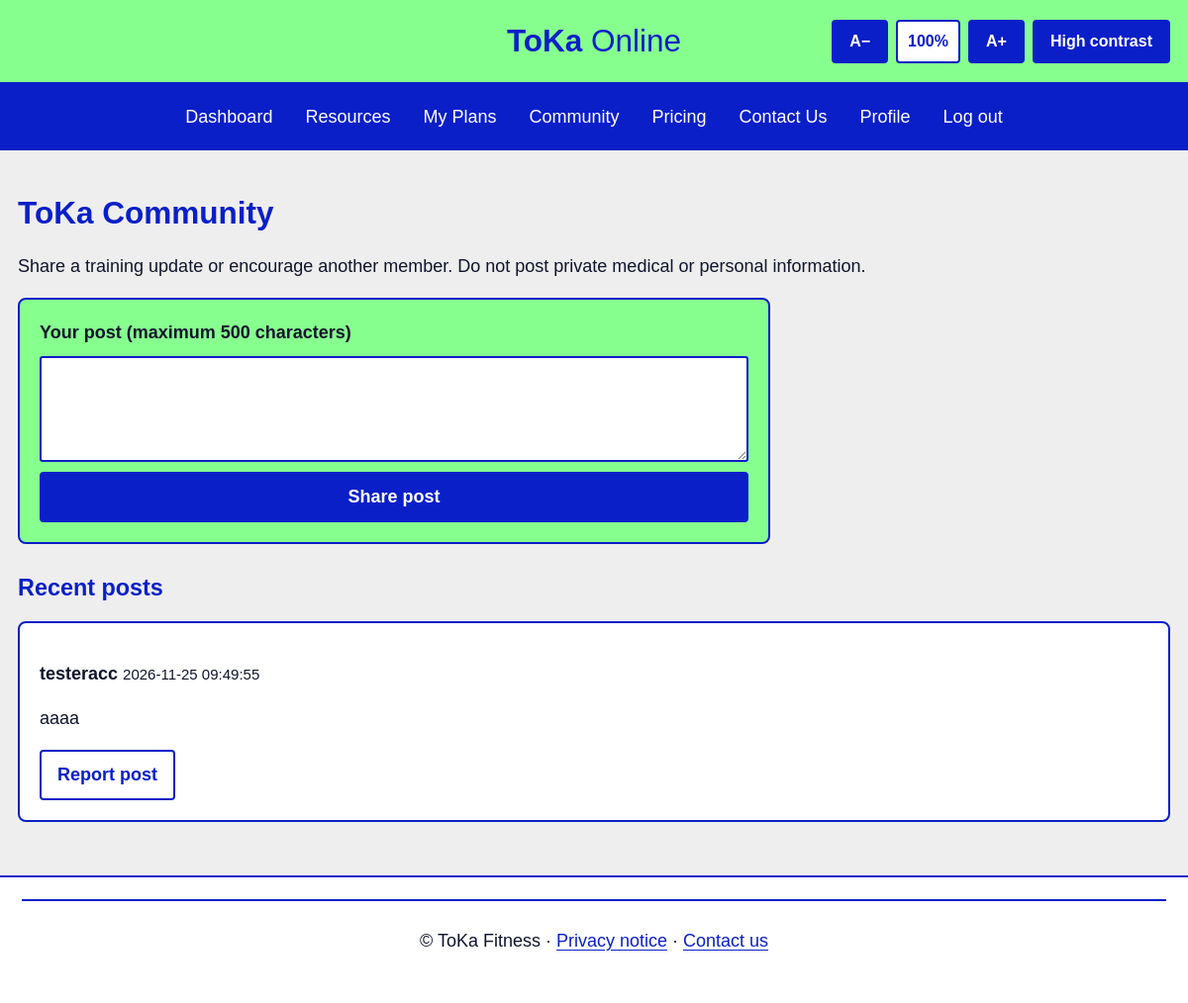
The page /community (signed in) on the database its author committed.
### tables this page shows
CREATE TABLE community_posts (
        id INTEGER PRIMARY KEY AUTOINCREMENT,
        user_id INTEGER NOT NULL,
        body TEXT NOT NULL,
        created_at TEXT NOT NULL DEFAULT CURRENT_TIMESTAMP,
        reported INTEGER NOT NULL DEFAULT 0,
        FOREIGN KEY(user_id) REFERENCES users(id)
    );

CREATE TABLE users (
        id INTEGER PRIMARY KEY AUTOINCREMENT,
        username TEXT NOT NULL UNIQUE,
        email TEXT NOT NULL UNIQUE,
        password_hash TEXT NOT NULL,
        membership_status TEXT NOT NULL DEFAULT 'free',
        role TEXT NOT NULL DEFAULT 'member',
        failed_logins INTEGER NOT NULL DEFAULT 0,
        locked_until TEXT
    );

### app.py (the view, shortened to what this page needs)
@app.route("/community", methods=["GET", "POST"])
@login_required
def community():
    db = get_db()
    posts = db.execute(
        """SELECT community_posts.*, users.username FROM community_posts
           JOIN users ON users.id=community_posts.user_id
           WHERE reported=0 ORDER BY community_posts.id DESC"""
    ).fetchall()
    db.close()
    return render_template("community.html", posts=posts)

### app.py (called while the page is built)
def get_db():
    db = sqlite3.connect(app.config["DATABASE"])
    db.row_factory = sqlite3.Row
    return db

def login_required(view):
    @wraps(view)
    def wrapped(*args, **kwargs):
        if "user_id" not in session:
            flash("Please sign in to use that feature.", "warning")
            return redirect(url_for("login"))
        return view(*args, **kwargs)
    return wrapped

### templates/community.html (shortened to what this page needs)
{% extends "base.html" %}
{% block content %}
<h1>ToKa Community</h1>
<p>Share a training update or encourage another member. Do not post private medical or personal information.</p>
<form class="panel form-stack" method="post">
  <label for="body">Your post (maximum 500 characters)</label>
  <textarea id="body" name="body" maxlength="500" rows="3" required></textarea>
  <button type="submit">Share post</button>
</form>
<section class="section">
  <h2>Recent posts</h2>
  {% for post in posts %}
  <article class="card post">
    <p><strong>{{ post.username }}</strong> <small>{{ post.created_at }}</small></p>
    <p class="preserve">{{ post.body }}</p>
    <form method="post" action="{{ url_for('report_post', post_id=post.id) }}">
        <button class="button secondary" type="submit">Report post</button>
    </form>
  </article>
  {% else %}<p class="panel">No posts yet. Start the conversation.</p>{% endfor %}
</section>
{% endblock %}

### static/css/style.css (style rules this page uses)
:root { --navy: #0A1FC8; --green: #86FF8F; --page: #EEEEEE; --ink: #10152b; --white: #ffffff; --border: #0A1FC8; }
* { box-sizing: border-box; }
html { scroll-behavior: smooth; }
body { margin: 0; background: var(--page); color: var(--ink); font-family: Arial, Verdana, sans-serif; font-size: 18px; line-height: 1.5; }
h1, h2, h3 { color: var(--navy); line-height: 1.2; }
h1 { font-size: 1.75em; }
h2 { font-size: 1.3em; }
.panel, .card { background: var(--green); border: 2px solid var(--navy); border-radius: 8px; padding: 20px; }
.section { margin-top: 30px; }
.card { background: white; }
.button, button { display: inline-block; background: var(--navy); color: white; border: 2px solid var(--navy); border-radius: 4px; padding: 10px 16px; min-height: 44px; font: inherit; font-weight: bold; cursor: pointer; text-decoration: none; }
.button.secondary { background: white; color: var(--navy); }
.form-stack { display: flex; flex-direction: column; gap: 10px; max-width: 760px; }
input, textarea, select { width: 100%; padding: 11px; border: 2px solid var(--navy); border-radius: 3px; font: inherit; background: white; color: #111; }
textarea { resize: vertical; }
label { font-weight: bold; }
.preserve { white-space: pre-wrap; overflow-wrap: anywhere; }
.post { margin: 12px 0; }

### rows shown on the page
community_posts: username "testeracc", created_at "2026-11-25 09:49:55", body "aaaa"
